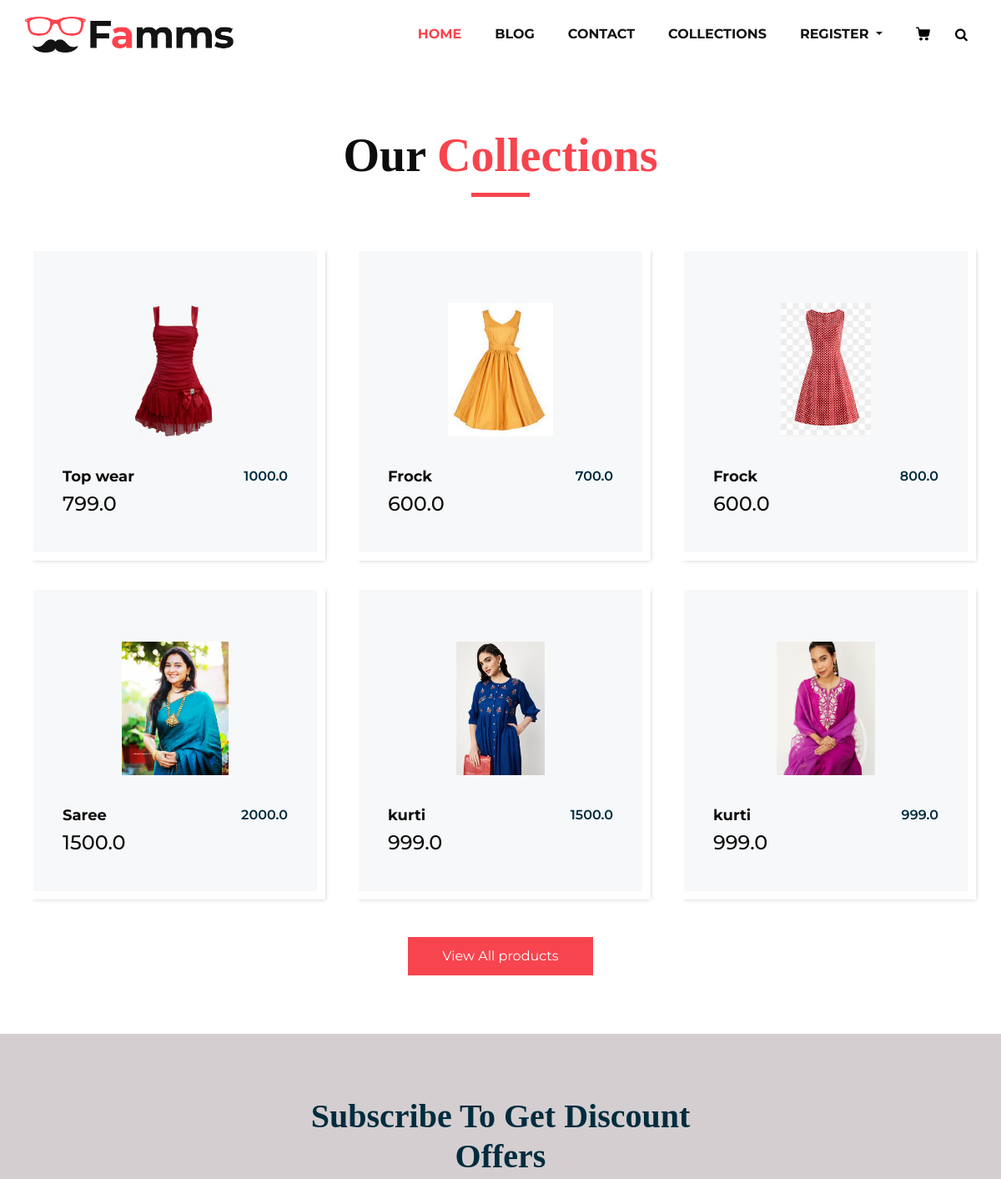
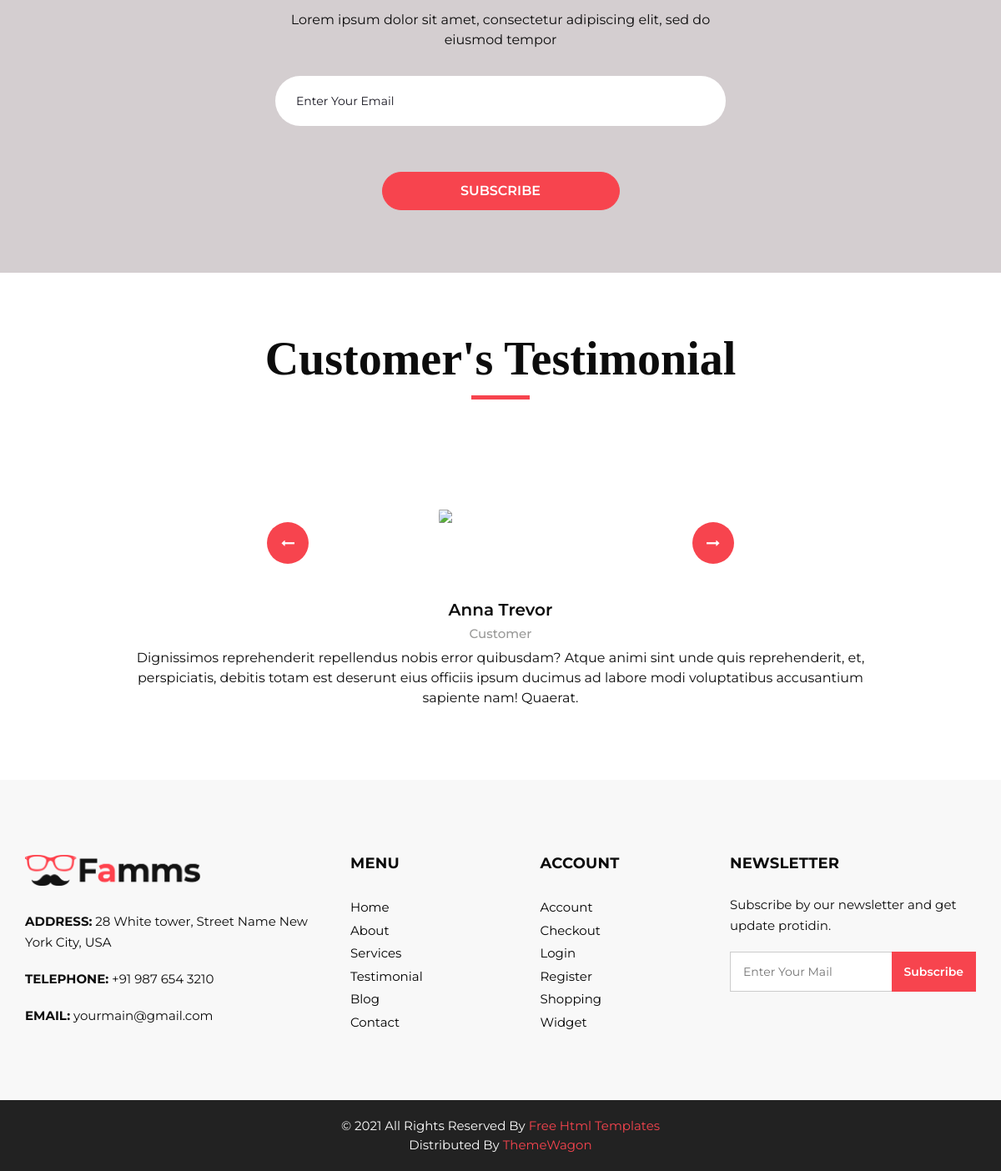
/collections/Women, run on the app's committed database (2 pictures, top to bottom).
### home/models.py (models this page shows, shortened)
class Product(models.Model):
    category = models.ForeignKey(Category,on_delete=models.CASCADE)
    slug = models.CharField(max_length=50, null = False, blank = False)
    name = models.CharField(max_length=100,null=False,blank = False)
    product_image =models.ImageField(upload_to="category_img",null =False,blank=False)
    description = models.CharField(max_length=500,null=False,blank = False)
    quantity = models.IntegerField(null=False,blank=False)
    original_price =models.FloatField(null=False,blank=False)
    selling_price = models.FloatField(null=False,blank=False)
    status = models.IntegerField(default=False,help_text="0=default, 1=hidden")
    trending = models.BooleanField(default=False,help_text="0=default, 1=hidden")

### home/views.py (the view)
# urls.py: path('collections/<str:slug>',views.collectionsview,name="collectionsview"),
def collectionsview(request,slug):
    if(Category.objects.filter(slug=slug,status = 0)):
        product = Product.objects.filter(category__slug = slug)
    else:
        messages.error(request, "Category not found")
        return redirect('collcetions')
    return render(request,'product.html',{"product":product})

### home/templates/product.html (shortened to what this page needs)
{% extends 'layouts/submain.html' %}
{% load static %}
{% block body %}
<section class="product_section layout_padding">
   <div class="container">
      <div class="heading_container heading_center">
         <h2>
            Our <span>Collections</span>
         </h2>
      </div>
      <div class="row">
         {% for item in product %}
         <div class="col-sm-6 col-md-4 col-lg-4">
            <div class="box">
               <div class="img-box">
                  <img src="{{item.product_image.url}}" alt="">
               </div>
               <div class="detail-box">
                  <h5>
                     {{item.name}}
                  </h5>
                <h6>
                    {{item.original_price}}
                </h6>
               </div>
               <h4>{{item.selling_price}}
               </h4>
            </div>
         </div>
         {% endfor %}
      </div>
      <div class="btn-box">
         <a href="">
         View All products
         </a>
      </div>
   </div>
</section>
{% endblock %}

### home/static/css/style.css (style rules this page uses)
* { box-sizing: border-box; }
body { font-family: 'Montserrat', sans-serif; color: #0c0c0c; background-color: #ffffff; overflow-x: hidden; }
.layout_padding { padding: 70px 0; }
h1, h2 { font-family: 'Playfair Display', serif; }
.heading_container { display: -webkit-box; display: -ms-flexbox; display: flex; -webkit-box-orient: vertical; -webkit-box-direction: normal; -ms-flex-direction: column; flex-direction: column; -webkit-box-align: start; -ms-flex-align: start; align-items: flex-start; }
.heading_container h2 { position: relative; margin-bottom: 0; font-size: 3.5rem; font-weight: bold; }
.heading_container h2::after { content: ""; display: block; width: 70px; height: 5px; background: #f7444e; margin: 10px auto 10px; }
.heading_container h2 span { color: #f7444e; }
.heading_container.heading_center { -webkit-box-align: center; -ms-flex-align: center; align-items: center; text-align: center; }
a, a:hover, a:focus { text-decoration: none; }
.product_section .heading_container { margin-bottom: 20px; }
.product_section .box { position: relative; margin-top: 25px; padding: 35px 35px; background-color: #f7f8f9; -webkit-transition: all .3s; transition: all .3s; overflow: hidden; box-shadow: 5px 5px 5px -5px rgba(0,0,0,.2); border: solid #fff 10px; }
.product_section .box .img-box { display: -webkit-box; display: -ms-flexbox; display: flex; -webkit-box-pack: center; -ms-flex-pack: center; justify-content: center; -webkit-box-align: center; -ms-flex-align: center; align-items: center; height: 215px; }
.product_section .box .img-box img { max-width: 100%; max-height: 160px; -webkit-transition: all .3s; transition: all .3s; }
.product_section .box .detail-box { text-align: center; display: -webkit-box; display: -ms-flexbox; display: flex; -webkit-box-pack: justify; -ms-flex-pack: justify; justify-content: space-between; }
.product_section .box .detail-box h5 { font-size: 18px; margin-top: 10px; }
.product_section .box .detail-box h6 { margin-top: 10px; color: #002c3e; font-weight: 600; }
.product_section .btn-box { display: -webkit-box; display: -ms-flexbox; display: flex; -webkit-box-pack: center; -ms-flex-pack: center; justify-content: center; margin-top: 45px; }
.product_section .btn-box a { display: inline-block; padding: 10px 40px; background-color: #f7444e; border: 1px solid #f7444e; color: #ffffff; border-radius: 0; -webkit-transition: all 0.3s; transition: all 0.3s; }
.detail-box h5 { font-size: 21px; font-weight: 700; }

### home/static/css/responsive.css (style rules this page uses)
@media (min-width: 1200px) { .container { max-width: 1170px; } }

### data on the page
Product: product_image (picture), name "Top wear", original_price "1000.0", selling_price "799.0"
Product: product_image (picture), name "Frock", original_price "700.0", selling_price "600.0"
Product: product_image (picture), name "Frock", original_price "800.0", selling_price "600.0"
Product: product_image (picture), name "Saree", original_price "2000.0", selling_price "1500.0"
Product: product_image (picture), name "kurti", original_price "1500.0", selling_price "999.0"
Product: product_image (picture), name "kurti", original_price "999.0", selling_price "999.0"
